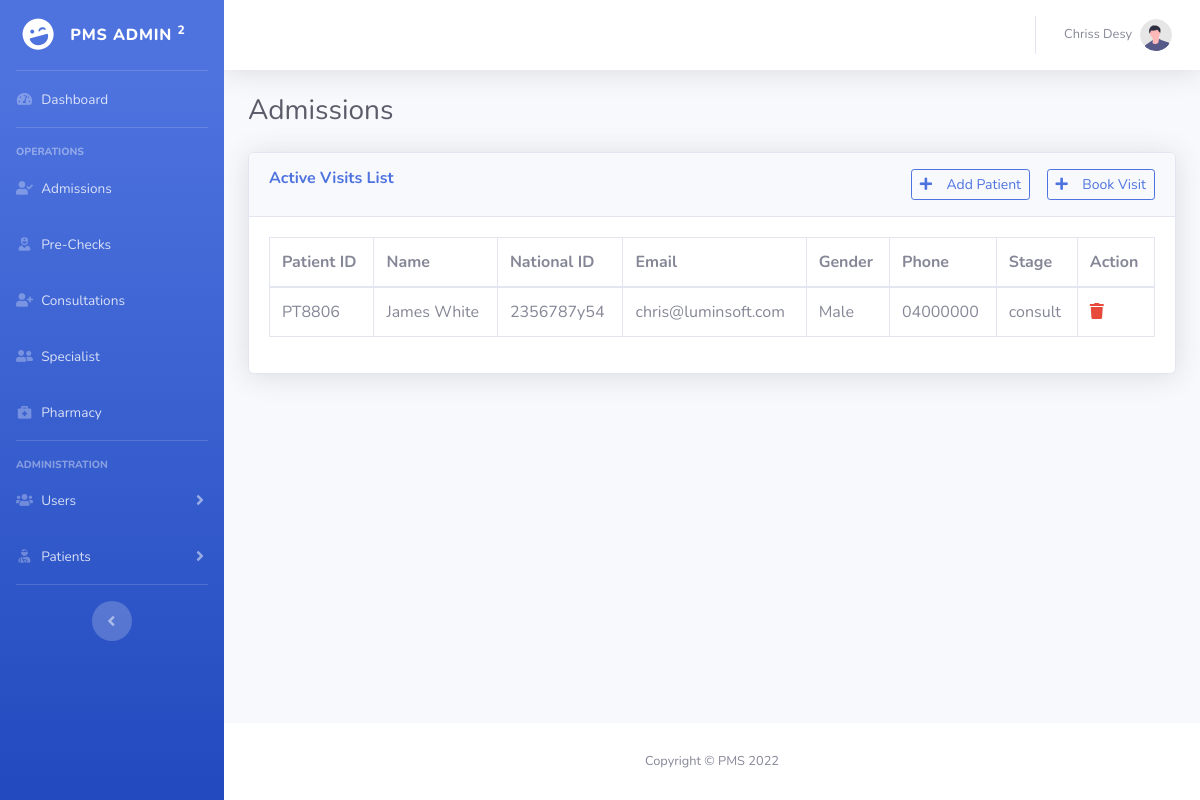
Page /admin/admissions.php (signed in) on the committed database.
### tables this page shows
CREATE TABLE `patients` (
  `id` int NOT NULL AUTO_INCREMENT,
  `fname` varchar(45) DEFAULT NULL,
  `lname` varchar(45) DEFAULT NULL,
  `email` varchar(95) DEFAULT NULL,
  `natid` varchar(45) DEFAULT NULL,
  `gender` varchar(45) DEFAULT NULL,
  `phone` varchar(45) DEFAULT NULL,
  `address` varchar(150) DEFAULT NULL,
  `patid` varchar(45) DEFAULT NULL,
  `date` date DEFAULT NULL,
  `status` varchar(45) DEFAULT NULL,
  `kin_name` varchar(45) DEFAULT NULL,
  `kin_email` varchar(95) DEFAULT NULL,
  `kin_phone` varchar(45) DEFAULT NULL,
  PRIMARY KEY (`id`),
  UNIQUE KEY `natid_UNIQUE` (`natid`),
  UNIQUE KEY `patid_UNIQUE` (`patid`)
);

CREATE TABLE `visits` (
  `id` int NOT NULL AUTO_INCREMENT,
  `patid` varchar(45) NOT NULL,
  `date` date DEFAULT NULL,
  `status` varchar(45) DEFAULT NULL,
  `stage` varchar(50) DEFAULT NULL,
  `dis_date` varchar(50) NOT NULL DEFAULT '-',
  PRIMARY KEY (`id`)
);

### admin/admissions.php (the view, shortened to what this page needs)
<?php
    include('./controllers/dbcon.php');
    $sql = "select p.patid, fname, lname, email, phone, gender, natid, v.status, stage from patients as p, visits as v where p.patid = v.patid and v.status = 'active'";
    $statement = $db->prepare($sql);
    $statement->execute();
    $result = $statement->fetchAll();
    include('./includes/header.php');
?>
<body id="page-top">
    <div id="wrapper">
        <?php include('./includes/sidebar.php'); ?>
        <div id="content-wrapper" class="d-flex flex-column">
            <div id="content">
                <?php include('./includes/navbar.php'); ?>
                <div class="container-fluid">
                    <h1 class="h3 mb-4 text-gray-800">Admissions</h1>
                    <div class="card shadow mb-4">
                        <div class="card-header py-3">
                            <div class="row">
                                <div class="col-md-6">
                                    <h6 class="m-0 font-weight-bold text-primary">Active Visits List</h6>
                                </div>
                                <div class="col-md-6 text-right">
                                    <button class="btn btn-sm btn-outline-primary" data-target="#patient" data-toggle="modal" >
                                        <i class="fa fa-plus"></i> &nbsp;&nbsp; Add Patient
                                    </button>
                                    <button class="btn btn-sm btn-outline-primary" data-target="#book" data-toggle="modal" >
                                        <i class="fa fa-plus"></i> &nbsp;&nbsp; Book Visit
                                    </button>
                                </div>
                            </div>
                        </div>
                        <div class="card-body">
                            <div class="table-responsive">
                                <table class="table table-bordered" id="dataTable" width="100%" cellspacing="0">
                                    <thead>
                                        <tr>
                                            <th>Patient ID</th>
                                            <th>Name</th>
                                            <th>National ID</th>
                                            <th>Email</th>
                                            <th>Gender</th>
                                            <th>Phone</th>
                                            <th>Stage</th>
                                            <th>Action</th>
                                        </tr>
                                    </thead>
                                    <tbody>
                                        <?php foreach ($result as $r) {
                                            ?>
                                            <tr>
                                                <td><?php echo $r['patid']; ?></td>
                                                <td><?php echo $r['fname'] . ' '.$r['lname'] ; ?></td>
                                                <td><?php echo $r['natid']; ?></td>
                                                <td><?php echo $r['email']; ?></td>
                                                <td><?php echo $r['gender']; ?></td>
                                                <td><?php echo $r['phone']; ?></td>
                                                <td><?php echo $r['stage']; ?></td>
                                                <td>
                                                    <span class="text-danger" data-target="#docs" data-toggle="modal" data-myid="<?php echo $r['patid']; ?>">
                                                        <i class="fa fa-trash"></i>
                                                    </span>
                                                </td>
                                            </tr>
                                        <?php } ?>
                                    </tbody>
                                </table>
                            </div>
                        </div>
                    </div>
                </div>
            </div>
            <?php include('./includes/footer.php'); ?>
        </div>
    </div>
</body>
</html>

### rows in the picture
patients: patid "PT8806", fname "James", lname "White", natid "2356787y54", email "chris@luminsoft.com", gender "Male", phone "04000000", visits.stage "consult"

### other values in the picture
$_SESSION['username'] "Chriss Desy"
